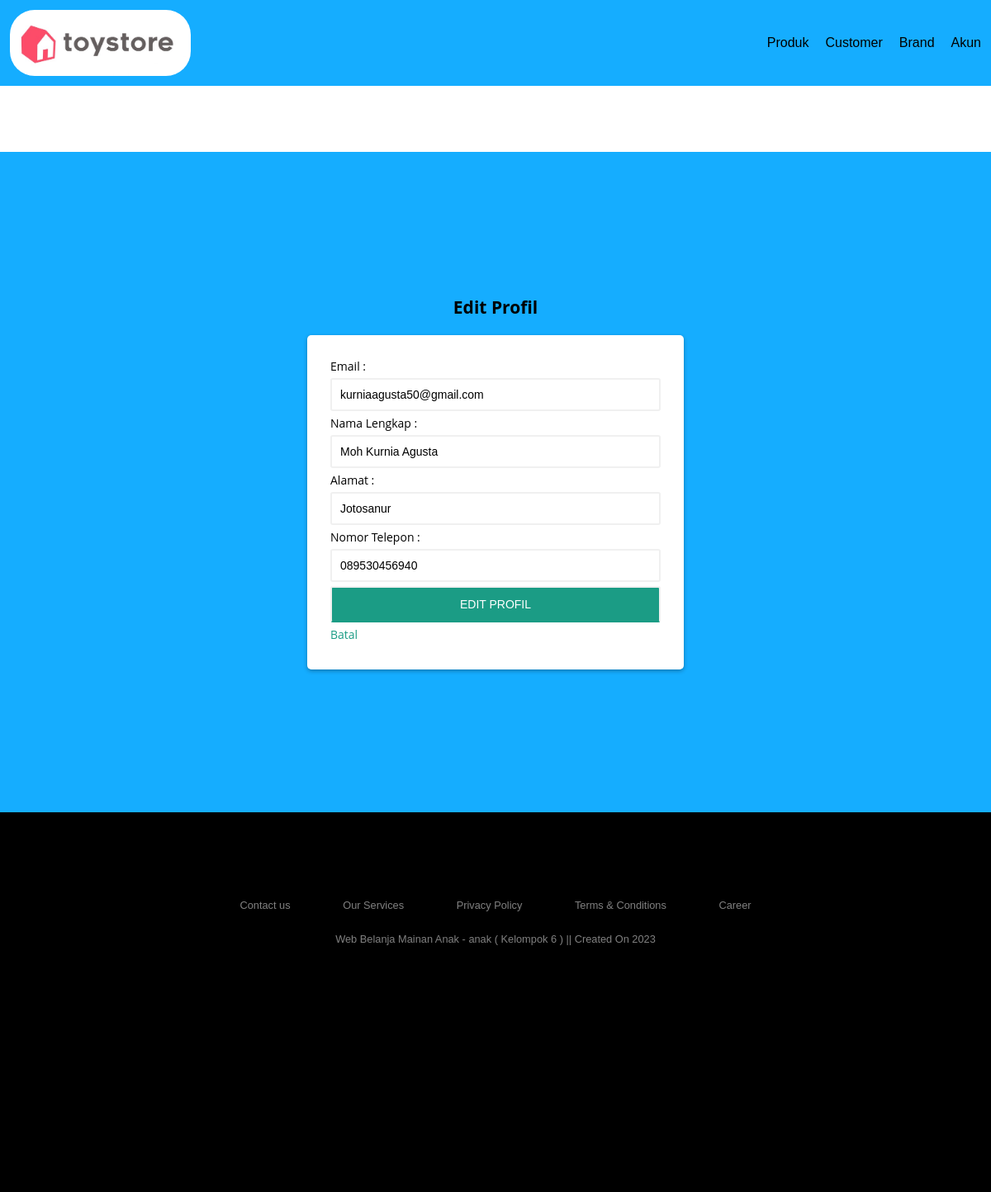
Screenshot of /app/user/edit.php (signed in) with the database file from the repository.
### tables this page shows
CREATE TABLE `user` (
  `USER_ID` varchar(12) NOT NULL,
  `USER_EMAIL` varchar(255) NOT NULL,
  `USER_NAME` varchar(50) NOT NULL,
  `USER_ADDRESS` varchar(255) NOT NULL,
  `USER_PHONE` text NOT NULL,
  `USER_PASSWORD` text NOT NULL,
  `USER_PASS` text DEFAULT NULL
);

### app/database.php (called while the page is built, shortened)
<?php
    function show($table, $name, $id) {
    	try {
    		$stm = DB->query("SELECT ".strtoupper($table)."_".strtoupper($name)." FROM $table WHERE ".strtoupper($table)."_ID = '$id'");
	    	$db = $stm->fetchAll(PDO::FETCH_ASSOC);
	    	return $db[0][strtoupper($table)."_".strtoupper($name)];
	    } catch(PDOException $err) {
	    	echo $err->getMessage();
		}
    }
?>

### assets/inc/user/edit.inc (the view, shortened to what this page needs)
<div class="form-field">
    <label>Email :</label>
    <input type="text" name="email" id="email" value="<?php if (isset($_POST['email'])) {valinp($_POST, 'email');} else {echo show($table, 'email', $id);} ?>">
</div>
<div class="form-field">
    <label>Nama Lengkap :</label>
    <input type="text" name="nama" id="nama" value="<?php if (isset($_POST['nama'])) {valinp($_POST, 'nama');} else {echo show($table, 'name', $id);} ?>">
</div>
<div class="form-field">
    <label>Alamat :</label>
    <input type="text" name="alamat" id="alamat" value="<?php if (isset($_POST['alamat'])) {valinp($_POST, 'alamat');} else {echo show($table, 'address', $id);} ?>">
</div>
<div class="form-field">
    <label>Nomor Telepon :</label>
    <input type="text" name="telepon" id="telepon" value="<?php if (isset($_POST['telepon'])) {valinp($_POST, 'telepon');} else {echo show($table, 'phone', $id);} ?>">
</div>
<div class="form-field">
    <input type="submit" name="submit" value="Edit Profil">
    <a href="user_account.php">Batal</a>
</div>

### assets/css/style.css (style rules this page uses)
* { margin: 0; padding: 0; }
.form-field { margin-bottom: 5px; }
.form-field label { display: block; color: #000; margin-bottom: 5px; }
.form-field input, .form-field textarea { border: solid 2px #f0f0f0; border-radius: 3px; padding: 10px; margin-bottom: 5px; font-size: 14px; display: block; width: 100%; box-sizing: border-box; }
.form-field input[type=submit] { width: 100%; padding: 3%; background: #1B9C85; border-bottom: 2px solid #1B9C85; color: #fff; text-transform: uppercase; }
.form-field a { color: #1B9C85; text-decoration: none; }
body { font-family: 'Gill Sans', 'Gill Sans MT', Calibri, 'Trebuchet MS', sans-serif; }
input { border-radius: 12px; }
a { text-decoration: none; }

### rows the page displays
user: email "kurniaagusta50@gmail.com", nama "Moh Kurnia Agusta", alamat "Jotosanur", telepon "089530456940"
